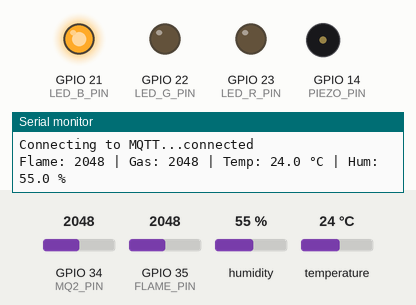
Recording of a program running on a simulated ESP32. On the bench: output pins drawn as LEDs (lit = HIGH), buzzer (waves = sounding), the last lines printed to the serial monitor. The inputs (shaded band) are chosen by the test bench; at power-on: GPIO 34 (MQ2_PIN) = 2048, GPIO 35 (FLAME_PIN) = 2048, humidity 55 %, temperature 24 °C. WiFi joins after 1.5 s; servers stay silent unless stated; no MQTT or app messages arrive unless stated.

Above: at 3.2 s.
3.3 s: GPIO 34 (MQ2_PIN) set to 1827
6.0 s: GPIO 34 (MQ2_PIN) set to 1738
At 7.8 s:
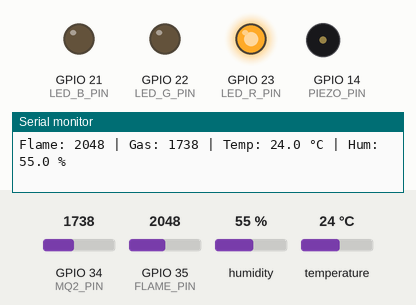
11.6 s: GPIO 34 (MQ2_PIN) set to 2866
At 13.5 s:
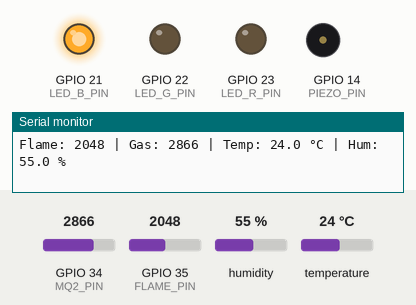
14.3 s: GPIO 35 (FLAME_PIN) set to 1528
17.4 s: GPIO 35 (FLAME_PIN) set to 1475
At 19.5 s:
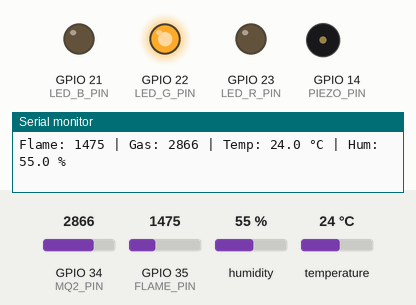
20.1 s: GPIO 35 (FLAME_PIN) set to 2866
At 20.7 s:
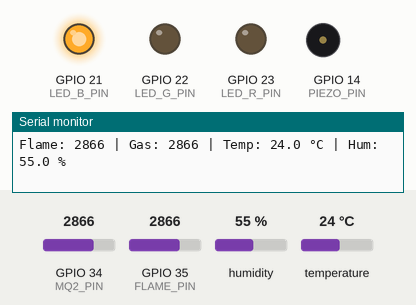
Timing chart, 0 to 23.1 s (numbered marks = the images above; inputs shaded):
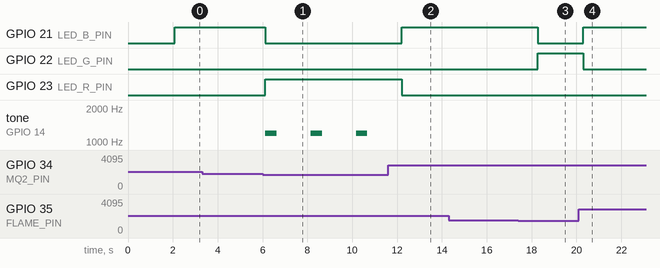

The program:

main.cpp
```cpp
#include <DHT.h>
#include <WiFi.h>
#include <WiFiClient.h>
#include <PubSubClient.h>
#include <ArduinoJson.h>

// WiFi credentials
const char* wifi_ssid = "HTL-Weiz";
const char* wifi_password = "HTL-Weiz";

// MQTT server configuration
const char* mqtt_server = "172.31.183.174";
const uint16_t mqtt_port = 1883;
const char* topic_data = "Wetterstation/Explosiv";

WiFiClient espClient;
PubSubClient mqtt_client(espClient);

// --- Pinbelegung ---
#define FLAME_PIN   35
#define MQ2_PIN     34
#define DHT_PIN     15
#define DHTTYPE     DHT11

#define LED_R_PIN   23
#define LED_G_PIN   22
#define LED_B_PIN   21
#define PIEZO_PIN   14

// --- DHT Sensor Objekt ---
DHT dht(DHT_PIN, DHTTYPE);

// --- Schwellenwerte ---
#define GAS_WARN    2500
#define GAS_ALARM   1800

// --- NEU: Angepasste Schwellenwerte für Flammensensor ---
// "Normal" (keine Flamme) ist ein NIEDRIGER Wert (z.B. 100)
// "Alarm" (Flamme) ist ein HOHER Wert (z.B. > 2000)
//
// !!! BITTE KALIBRIEREN !!!
// Teste mit einem Feuerzeug, wie hoch der Wert steigt!
#define FLAME_WARN  1500  // Beispiel: Warnung, wenn Wert ÜBER 1500 steigt
#define FLAME_ALARM 3000  // Beispiel: Alarm, wenn Wert ÜBER 3000 steigt

#define TEMP_MIN    15.0
#define TEMP_MAX    40.0
#define HUM_MIN     10.0
#define HUM_MAX     80.0

String clientName;

void reconnect_mqtt() {
  while (!mqtt_client.connected()) {
    Serial.print("Connecting to MQTT...");
    if (mqtt_client.connect(clientName.c_str())) {
      Serial.println("connected");
    } else {
      Serial.print("failed, rc=");
      Serial.print(mqtt_client.state());
      Serial.println(" try again in 5 seconds");
      delay(5000);
    }
  }
}

void setup() {
  Serial.begin(115200);
  Serial.println("=== ESP32 Sensor Status-Test startet ===");

  pinMode(FLAME_PIN, INPUT);
  pinMode(MQ2_PIN, INPUT);
  pinMode(LED_R_PIN, OUTPUT);
  pinMode(LED_G_PIN, OUTPUT);
  pinMode(LED_B_PIN, OUTPUT);
  pinMode(PIEZO_PIN, OUTPUT);

  dht.begin();

  WiFi.begin(wifi_ssid, wifi_password);
  while (WiFi.status() != WL_CONNECTED) {
    delay(1000);
    Serial.println("Verbinde mit WiFi...");
  }
  Serial.println("WiFi verbunden!");

  clientName = "ESP32-" + WiFi.macAddress();
  Serial.println("Client Name: " + clientName);

  mqtt_client.setServer(mqtt_server, mqtt_port);
  mqtt_client.setBufferSize(1024);

  reconnect_mqtt();
}

void loop() {
  if (!mqtt_client.connected()) {
    reconnect_mqtt();
  }
  mqtt_client.loop();

  // --- Sensorwerte ---
  int flameValue = analogRead(FLAME_PIN);
  int gasValue   = analogRead(MQ2_PIN);
  float temp     = dht.readTemperature();
  float hum      = dht.readHumidity();

  Serial.printf("Flame: %d | Gas: %d | Temp: %.1f °C | Hum: %.1f %%\n",
                flameValue, gasValue, temp, hum);

  // --- Status bestimmen ---
  // NEU: Logik für Flammensensor umgedreht (Alarm bei HOHEN Werten)
  bool flame_alarm = flameValue > FLAME_ALARM;
  bool flame_warn  = flameValue > FLAME_WARN && flameValue <= FLAME_ALARM;

  // Gas-Logik (Alarm bei NIEDRIGEN Werten) - Diese Logik beibehalten oder anpassen?
  // Falls Gas auch umgekehrt funktioniert, musst du dies auch anpassen.
  bool gas_alarm   = gasValue < GAS_ALARM;
  bool gas_warn    = gasValue >= GAS_ALARM && gasValue < GAS_WARN;

  bool temp_ok     = !isnan(temp) && temp >= TEMP_MIN && temp <= TEMP_MAX;
  bool hum_ok      = !isnan(hum)  && hum >= HUM_MIN && hum <= HUM_MAX;
  bool dht_alarm   = isnan(temp) || isnan(hum);

  // --- LED & Piezo Ausgabe ---
  if (flame_alarm || gas_alarm || dht_alarm) {
    digitalWrite(LED_R_PIN, HIGH);
    digitalWrite(LED_G_PIN, LOW);
    digitalWrite(LED_B_PIN, LOW);
    tone(PIEZO_PIN, 1200, 500);
  }
  else if (flame_warn || gas_warn || !temp_ok || !hum_ok) {
    digitalWrite(LED_R_PIN, LOW);
    digitalWrite(LED_G_PIN, LOW);
    digitalWrite(LED_B_PIN, HIGH);
    noTone(PIEZO_PIN);
  }
  else {
    digitalWrite(LED_R_PIN, LOW);
    digitalWrite(LED_G_PIN, HIGH);
    digitalWrite(LED_B_PIN, LOW);
    noTone(PIEZO_PIN);
  }

  // --- JSON Daten senden ---
  DynamicJsonDocument doc(256);
  doc["temp"] = isnan(temp) ? 0 : temp;
  doc["hum"]    = isnan(hum) ? 0 : hum;
  doc["gas"]      = gasValue;
  doc["flame"]    = flameValue;

  String jsonStr;
  serializeJson(doc, jsonStr);

  mqtt_client.publish(topic_data, jsonStr.c_str());

  delay(2000);
}
```

Measured:
- the behaviour switches between 1800 and 1799 on GPIO 34 (MQ2_PIN) (found by bisection; images 0 and 1)
- the behaviour switches between 1501 and 1500 on GPIO 35 (FLAME_PIN) (found by bisection; images 2 and 3)
- after the input at 6.0 s, GPIO 21 (LED_B_PIN): HIGH → LOW after 0.13 s; GPIO 23 (LED_R_PIN): LOW → HIGH after 0.13 s; tone on GPIO 14 (PIEZO_PIN): alternates 1200 Hz for 0.50 s and silent for 1.5 s, starting after 0.13 s
- after the input at 11.6 s, GPIO 21 (LED_B_PIN): LOW → HIGH after 0.60 s; GPIO 23 (LED_R_PIN): HIGH → LOW after 0.60 s; tone on GPIO 14 (PIEZO_PIN): stays silent (without the input it goes to 1200 Hz after 0.60 s)
- after the input at 17.4 s, GPIO 21 (LED_B_PIN): HIGH → LOW after 0.87 s; GPIO 22 (LED_G_PIN): LOW → HIGH after 0.87 s
- after the input at 20.1 s, GPIO 21 (LED_B_PIN): LOW → HIGH after 0.20 s; GPIO 22 (LED_G_PIN): HIGH → LOW after 0.20 s
